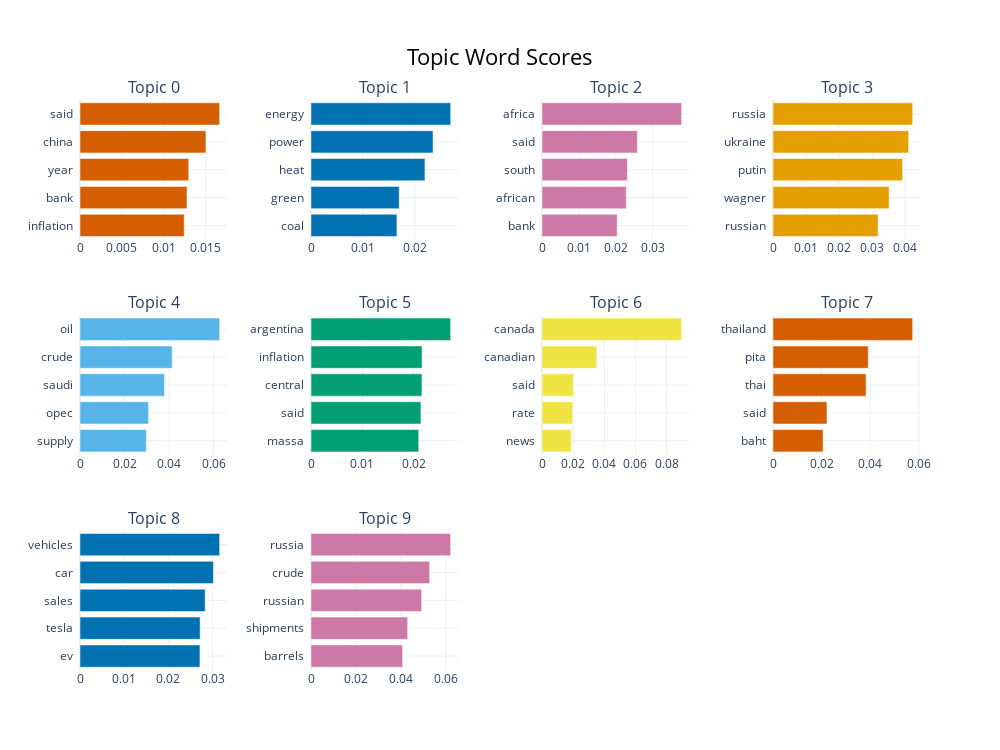

Notebook code for this chart:
### Code cell
model.visualize_barchart(top_n_topics=10)

### Figure 1 — Plotly figure (JSON) as saved in the notebook; plotly's stock layout.template omitted (floating-point values rounded to 4 significant figures)
{"data": [{"marker": {"color": "#D55E00"}, "orientation": "h", "type": "bar", "x": [0.01242, 0.01275, 0.01296, 0.01502, 0.01665], "xaxis": "x", "y": ["inflation  ", "bank  ", "year  ", "china  ", "said  "], "yaxis": "y"}, {"marker": {"color": "#0072B2"}, "orientation": "h", "type": "bar", "x": [0.01655, 0.01699, 0.02195, 0.02351, 0.0269], "xaxis": "x2", "y": ["coal  ", "green  ", "heat  ", "power  ", "energy  "], "yaxis": "y2"}, {"marker": {"color": "#CC79A7"}, "orientation": "h", "type": "bar", "x": [0.02037, 0.02282, 0.02313, 0.02585, 0.03784], "xaxis": "x3", "y": ["bank  ", "african  ", "south  ", "said  ", "africa  "], "yaxis": "y3"}, {"marker": {"color": "#E69F00"}, "orientation": "h", "type": "bar", "x": [0.03183, 0.03513, 0.03922, 0.04105, 0.04228], "xaxis": "x4", "y": ["russian  ", "wagner  ", "putin  ", "ukraine  ", "russia  "], "yaxis": "y4"}, {"marker": {"color": "#56B4E9"}, "orientation": "h", "type": "bar", "x": [0.02979, 0.03078, 0.03794, 0.04137, 0.06269], "xaxis": "x5", "y": ["supply  ", "opec  ", "saudi  ", "crude  ", "oil  "], "yaxis": "y5"}, {"marker": {"color": "#009E73"}, "orientation": "h", "type": "bar", "x": [0.02095, 0.02137, 0.02158, 0.0216, 0.02716], "xaxis": "x6", "y": ["massa  ", "said  ", "central  ", "inflation  ", "argentina  "], "yaxis": "y6"}, {"marker": {"color": "#F0E442"}, "orientation": "h", "type": "bar", "x": [0.01878, 0.01973, 0.02019, 0.03518, 0.08966], "xaxis": "x7", "y": ["news  ", "rate  ", "said  ", "canadian  ", "canada  "], "yaxis": "y7"}, {"marker": {"color": "#D55E00"}, "orientation": "h", "type": "bar", "x": [0.02061, 0.0222, 0.03829, 0.03918, 0.05746], "xaxis": "x8", "y": ["baht  ", "said  ", "thai  ", "pita  ", "thailand  "], "yaxis": "y8"}, {"marker": {"color": "#0072B2"}, "orientation": "h", "type": "bar", "x": [0.02715, 0.0272, 0.02833, 0.03021, 0.03161], "xaxis": "x9", "y": ["ev  ", "tesla  ", "sales  ", "car  ", "vehicles  "], "yaxis": "y9"}, {"marker": {"color": "#CC79A7"}, "orientation": "h", "type": "bar", "x": [0.04071, 0.04294, 0.04915, 0.05273, 0.06205], "xaxis": "x10", "y": ["barrels  ", "shipments  ", "russian  ", "crude  ", "russia  "], "yaxis": "y10"}], "layout": {"annotations": [{"font": {"size": 16}, "showarrow": false, "text": "Topic 0", "x": 0.0875, "xanchor": "center", "xref": "paper", "y": 1, "yanchor": "bottom", "yref": "paper"}, {"font": {"size": 16}, "showarrow": false, "text": "Topic 1", "x": 0.3625, "xanchor": "center", "xref": "paper", "y": 1, "yanchor": "bottom", "yref": "paper"}, {"font": {"size": 16}, "showarrow": false, "text": "Topic 2", "x": 0.6375, "xanchor": "center", "xref": "paper", "y": 1, "yanchor": "bottom", "yref": "paper"}, {"font": {"size": 16}, "showarrow": false, "text": "Topic 3", "x": 0.9125, "xanchor": "center", "xref": "paper", "y": 1, "yanchor": "bottom", "yref": "paper"}, {"font": {"size": 16}, "showarrow": false, "text": "Topic 4", "x": 0.0875, "xanchor": "center", "xref": "paper", "y": 0.6222, "yanchor": "bottom", "yref": "paper"}, {"font": {"size": 16}, "showarrow": false, "text": "Topic 5", "x": 0.3625, "xanchor": "center", "xref": "paper", "y": 0.6222, "yanchor": "bottom", "yref": "paper"}, {"font": {"size": 16}, "showarrow": false, "text": "Topic 6", "x": 0.6375, "xanchor": "center", "xref": "paper", "y": 0.6222, "yanchor": "bottom", "yref": "paper"}, {"font": {"size": 16}, "showarrow": false, "text": "Topic 7", "x": 0.9125, "xanchor": "center", "xref": "paper", "y": 0.6222, "yanchor": "bottom", "yref": "paper"}, {"font": {"size": 16}, "showarrow": false, "text": "Topic 8", "x": 0.0875, "xanchor": "center", "xref": "paper", "y": 0.2444, "yanchor": "bottom", "yref": "paper"}, {"font": {"size": 16}, "showarrow": false, "text": "Topic 9", "x": 0.3625, "xanchor": "center", "xref": "paper", "y": 0.2444, "yanchor": "bottom", "yref": "paper"}], "height": 750, "hoverlabel": {"bgcolor": "white", "font": {"family": "Rockwell", "size": 16}}, "showlegend": false, "title": {"font": {"color": "Black", "size": 22}, "text": "Topic Word Scores", "x": 0.5, "xanchor": "center", "yanchor": "top"}, "width": 1000, "xaxis": {"anchor": "y", "domain": [0, 0.175], "showgrid": true}, "xaxis10": {"anchor": "y10", "domain": [0.275, 0.45], "showgrid": true}, "xaxis11": {"anchor": "y11", "domain": [0.55, 0.725], "showgrid": true}, "xaxis12": {"anchor": "y12", "domain": [0.825, 1], "showgrid": true}, "xaxis2": {"anchor": "y2", "domain": [0.275, 0.45], "showgrid": true}, "xaxis3": {"anchor": "y3", "domain": [0.55, 0.725], "showgrid": true}, "xaxis4": {"anchor": "y4", "domain": [0.825, 1], "showgrid": true}, "xaxis5": {"anchor": "y5", "domain": [0, 0.175], "showgrid": true}, "xaxis6": {"anchor": "y6", "domain": [0.275, 0.45], "showgrid": true}, "xaxis7": {"anchor": "y7", "domain": [0.55, 0.725], "showgrid": true}, "xaxis8": {"anchor": "y8", "domain": [0.825, 1], "showgrid": true}, "xaxis9": {"anchor": "y9", "domain": [0, 0.175], "showgrid": true}, "yaxis": {"anchor": "x", "domain": [0.7556, 1], "showgrid": true}, "yaxis10": {"anchor": "x10", "domain": [0, 0.2444], "showgrid": true}, "yaxis11": {"anchor": "x11", "domain": [0, 0.2444], "showgrid": true}, "yaxis12": {"anchor": "x12", "domain": [0, 0.2444], "showgrid": true}, "yaxis2": {"anchor": "x2", "domain": [0.7556, 1], "showgrid": true}, "yaxis3": {"anchor": "x3", "domain": [0.7556, 1], "showgrid": true}, "yaxis4": {"anchor": "x4", "domain": [0.7556, 1], "showgrid": true}, "yaxis5": {"anchor": "x5", "domain": [0.3778, 0.6222], "showgrid": true}, "yaxis6": {"anchor": "x6", "domain": [0.3778, 0.6222], "showgrid": true}, "yaxis7": {"anchor": "x7", "domain": [0.3778, 0.6222], "showgrid": true}, "yaxis8": {"anchor": "x8", "domain": [0.3778, 0.6222], "showgrid": true}, "yaxis9": {"anchor": "x9", "domain": [0, 0.2444], "showgrid": true}}}
